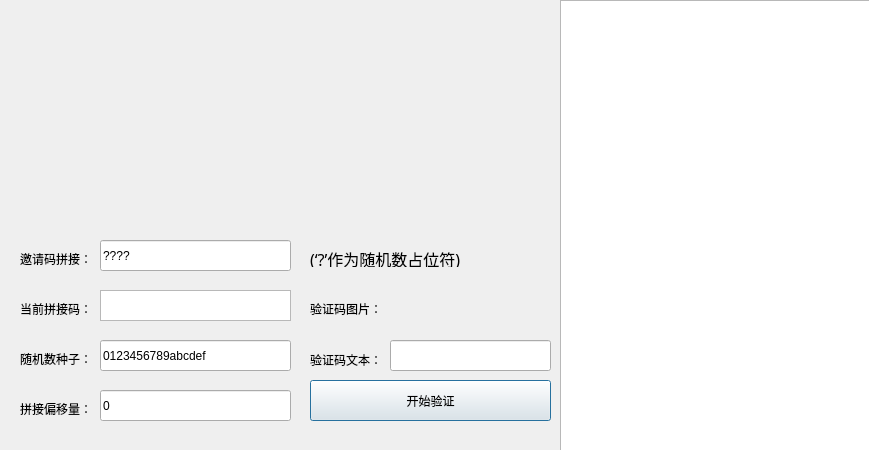
<?xml version="1.0" encoding="UTF-8"?>
<ui version="4.0">
 <class>Dialog</class>
 <widget class="QDialog" name="Dialog">
  <property name="geometry">
   <rect>
    <x>0</x>
    <y>0</y>
    <width>869</width>
    <height>450</height>
   </rect>
  </property>
  <property name="windowTitle">
   <string>1024邀请码</string>
  </property>
  <widget class="QPushButton" name="pushButton">
   <property name="geometry">
    <rect>
     <x>310</x>
     <y>380</y>
     <width>241</width>
     <height>41</height>
    </rect>
   </property>
   <property name="text">
    <string>开始验证</string>
   </property>
  </widget>
  <widget class="QLabel" name="label">
   <property name="geometry">
    <rect>
     <x>20</x>
     <y>250</y>
     <width>91</width>
     <height>17</height>
    </rect>
   </property>
   <property name="text">
    <string>邀请码拼接：</string>
   </property>
  </widget>
  <widget class="QTextBrowser" name="txtConsole">
   <property name="geometry">
    <rect>
     <x>560</x>
     <y>0</y>
     <width>311</width>
     <height>451</height>
    </rect>
   </property>
  </widget>
  <widget class="QLabel" name="label_3">
   <property name="geometry">
    <rect>
     <x>20</x>
     <y>300</y>
     <width>91</width>
     <height>17</height>
    </rect>
   </property>
   <property name="text">
    <string>当前拼接码：</string>
   </property>
  </widget>
  <widget class="QLabel" name="label_5">
   <property name="geometry">
    <rect>
     <x>20</x>
     <y>350</y>
     <width>91</width>
     <height>17</height>
    </rect>
   </property>
   <property name="text">
    <string>随机数种子：</string>
   </property>
  </widget>
  <widget class="QLabel" name="label_6">
   <property name="geometry">
    <rect>
     <x>310</x>
     <y>300</y>
     <width>81</width>
     <height>17</height>
    </rect>
   </property>
   <property name="text">
    <string>验证码图片：</string>
   </property>
  </widget>
  <widget class="QLineEdit" name="txtBaseCode">
   <property name="geometry">
    <rect>
     <x>100</x>
     <y>240</y>
     <width>191</width>
     <height>31</height>
    </rect>
   </property>
   <property name="text">
    <string>????</string>
   </property>
   <property name="placeholderText">
    <string/>
   </property>
  </widget>
  <widget class="QLabel" name="label_7">
   <property name="geometry">
    <rect>
     <x>310</x>
     <y>350</y>
     <width>81</width>
     <height>20</height>
    </rect>
   </property>
   <property name="text">
    <string>验证码文本：</string>
   </property>
  </widget>
  <widget class="QLineEdit" name="txtVerfityCd">
   <property name="geometry">
    <rect>
     <x>390</x>
     <y>340</y>
     <width>161</width>
     <height>31</height>
    </rect>
   </property>
   <property name="placeholderText">
    <string/>
   </property>
  </widget>
  <widget class="QLineEdit" name="txtSeed">
   <property name="geometry">
    <rect>
     <x>100</x>
     <y>340</y>
     <width>191</width>
     <height>31</height>
    </rect>
   </property>
   <property name="text">
    <string>0123456789abcdef</string>
   </property>
   <property name="placeholderText">
    <string/>
   </property>
  </widget>
  <widget class="QLineEdit" name="txtOffset">
   <property name="geometry">
    <rect>
     <x>100</x>
     <y>390</y>
     <width>191</width>
     <height>31</height>
    </rect>
   </property>
   <property name="text">
    <string>0</string>
   </property>
   <property name="placeholderText">
    <string/>
   </property>
  </widget>
  <widget class="QLabel" name="label_8">
   <property name="geometry">
    <rect>
     <x>20</x>
     <y>400</y>
     <width>91</width>
     <height>17</height>
    </rect>
   </property>
   <property name="text">
    <string>拼接偏移量：</string>
   </property>
  </widget>
  <widget class="QTextBrowser" name="txtCdNow">
   <property name="geometry">
    <rect>
     <x>100</x>
     <y>290</y>
     <width>191</width>
     <height>31</height>
    </rect>
   </property>
  </widget>
  <widget class="QLabel" name="label_2">
   <property name="geometry">
    <rect>
     <x>400</x>
     <y>280</y>
     <width>141</width>
     <height>41</height>
    </rect>
   </property>
   <property name="midLineWidth">
    <number>1</number>
   </property>
   <property name="text">
    <string/>
   </property>
   <property name="margin">
    <number>1</number>
   </property>
  </widget>
  <widget class="QLabel" name="label_9">
   <property name="geometry">
    <rect>
     <x>310</x>
     <y>250</y>
     <width>221</width>
     <height>17</height>
    </rect>
   </property>
   <property name="font">
    <font>
     <family>文泉驿正黑</family>
     <pointsize>12</pointsize>
    </font>
   </property>
   <property name="text">
    <string>(‘?’作为随机数占位符)</string>
   </property>
  </widget>
 </widget>
 <resources/>
 <connections/>
</ui>
